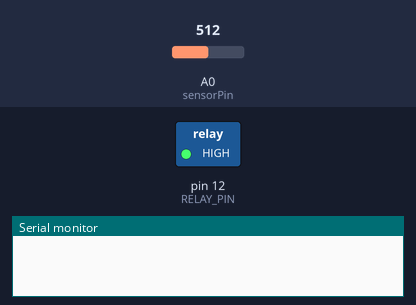
This sketch was run on a simulated Arduino Uno, built with avr-gcc and run on an emulated ATmega328P. Parts: switched loads named in the sketch (green lamp = pin HIGH), the last lines printed to the serial monitor. Inputs (shaded band) come from the test bench; at power-on: A0 (sensorPin) = 512.

Above: at 0.5 s.
At 5.0 s:
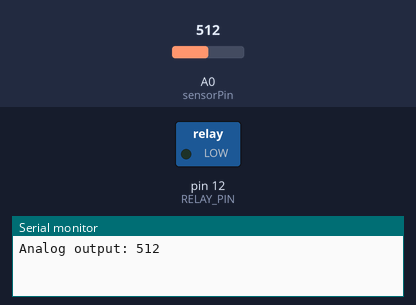
Timing chart, 0 to 6.9 s (numbered marks = the images above):
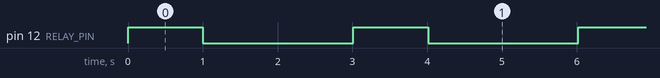

Measured:
- by itself, pin 12 (RELAY_PIN): alternates HIGH for 1.0 s and LOW for 2.0 s

The sketch:

VERSION2.ino
```cpp
#define soilMoist 7
#define sensorPin A0
const int RELAY_PIN = 12;

int readSensor() { // Corrected the function declaration
  digitalWrite(RELAY_PIN, HIGH);
  delay(1000);
  digitalWrite(RELAY_PIN, LOW);
  delay(1000);

  digitalWrite(soilMoist, HIGH);
  delay(10);
  int val = analogRead(sensorPin);
  digitalWrite(soilMoist, LOW);
  return val;
}

void setup() {
  pinMode(RELAY_PIN, OUTPUT);
  pinMode(sensorPin, INPUT); // Corrected pinMode for sensor
  Serial.begin(9600);
}

void loop() {
 int sensorValue = readSensor(); // Read the soil moisture sensor

  Serial.print("Analog output: ");
  Serial.println(sensorValue);

  if (sensorValue < 1020 ) { // Adjust the threshold value as needed
    digitalWrite(RELAY_PIN, LOW); // Turn on the relay
  }
   else
    digitalWrite(RELAY_PIN, HIGH); // Turn off the relay


  delay(1000);
}
```
